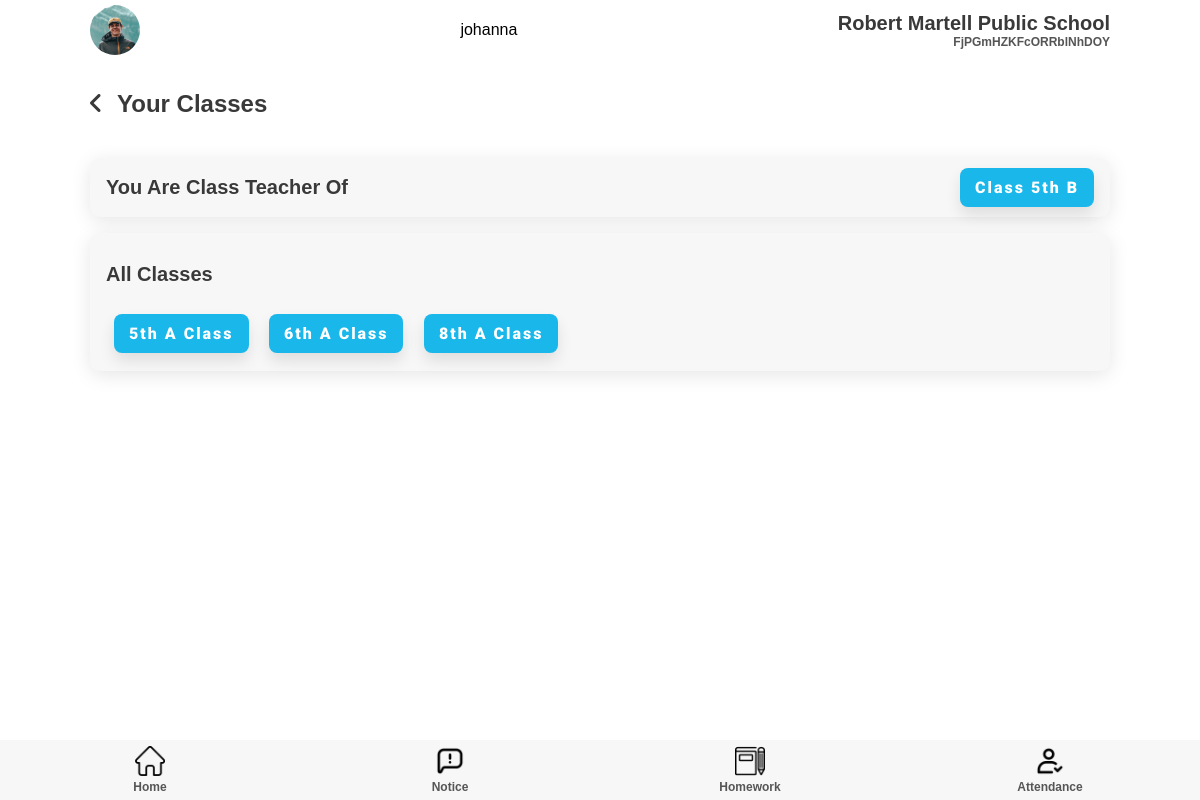
Screenshot of /teacher/yourClasses/ (signed in) with the database file from the repository.
### superadmin/models.py (models this page shows)
class school(models.Model):
    school = models.CharField(max_length=200, default='', blank=False, null=False)
    address = models.CharField(max_length=200)
    city = models.CharField(max_length=100)
    pin = models.IntegerField()
    state = models.CharField(max_length=50)
    country = models.CharField(max_length=50)
    regno = models.CharField(max_length=100)

### teacher/models.py (models this page shows)
class classSection(models.Model):
    Class = models.IntegerField()
    section = models.CharField(max_length=50)
    teacher = models.OneToOneField(teacher, on_delete=models.PROTECT)

class subject(models.Model):
    subject = models.CharField(max_length=50)
    Class = models.ForeignKey(classSection, on_delete=models.PROTECT)
    teacher = models.ForeignKey(teacher, on_delete=models.PROTECT)

### teacher/views.py (the view)
# urls.py: path('yourClasses/', views.YourClasses, name = 'yourClasses'),
def YourClasses(request):
    teacherobj = teacher.objects.get(user = request.user)
    school = teacherobj.school
    try:
        classTeacher = classSection.objects.get(teacher=request.user.id)
    except:
        classTeacher = None
    try:
        classes = subject.objects.filter(teacher=request.user.id)
    except:
        classes = None
    print(classTeacher)
    print(classes)
    return render(request, 'YourClasses.html', {'class': classTeacher, 'classes': classes, 'school': school})

### templates/teacher/YourClasses.html (shortened to what this page needs)
{% extends 'home.html' %}
{% load static %}
{% block extra-head %}
<link rel="stylesheet" href="{% static '/css/style.css' %}" />
<link rel="stylesheet" href="{% static '/css/YourClasses.css' %}" />
{% endblock extra-head %}
{% block content %}
{% if msg %} {{ msg }} {% else %}
<section id="main">
  <div class="class-heading">
    <span><i class="fas fa-angle-left"></i></span>
    <h1>Your Classes</h1>
  </div>
  {% if class is not None %}
  <section class="class-teacher">
    <div class="component-back">
      <h2>You are class teacher of</h2>
      <a href="{% url 'teacher:addStudent' class.id %}"
        ><button class="btn btn-md">Class {{ class.Class }}th {{ class.section }} </button></a
      >
    </div>
  </section>
  {% else %} You are not class teacher of any class. {% endif %}
  <section class="All-classes">
    <div class="component-back">
      <div class="all-class-heading"><h2>All classes</h2></div>
      <div class="all-class-buttons">
        {% for class in classes %}
        <a href="{% url 'teacher:classStudentList' class.Class.id %}"
          ><button class="btn btn-md class-btn">
            {{class.Class.Class}}th {% if class.id %}{{class.Class.section}}
            Class{% endif %}
          </button></a
        >
        {% endfor %}
      </div>
    </div>
  </section>
</section>
{% endif %} {% endblock content %}

### templates/teacher/home.html (shortened to what this page needs)
{% load static %}
<!DOCTYPE html>
<html lang="en">
  {% block head %}
  <head>
    <link
      rel="stylesheet"
      href="https://cdnjs.cloudflare.com/ajax/libs/font-awesome/6.0.0-beta2/css/all.min.css"
    />
    <link rel="stylesheet" href="{% static 'css/style.css' %}" />
    {% block extra-head %}{% endblock extra-head %}
  </head>
  {% endblock head %}
  <body>
    <section id="main">
      {% block nav %}
      <section id="nav">
        <nav class="top-navbar">
          <div class="profile-picture">
            <img src="{% static '/img/profile.jpg' %}" />
          </div>
          {{ user.username }}
          <div class="school-name">
            <h2>{{ school.school }}</h2>
            <h5 class="faded">{{ school.address }}</h5>
          </div>
        </nav>
      </section>
    {% endblock nav %}
{% block content %}{% endblock content %}
      {% block nav-bottom %}
      <section id="bottom-nav">
        <nav class="bottom-navbar">
          <div class="nav-links">
            <div class="nav-button">
              <a href="{% url 'teacher:teacherhome' %}">
                <img src="{% static '/img/home.png' %}" />
                <h5 class="faded">Home</h5>
              </a>
            </div>
            <div class="nav-button">
              <a href="{% url 'notice:teacherNotice' "all" %}">
                <img src="{% static '/img/notice.png' %}" />
                <h5 class="faded">Notice</h5>
              </a>
            </div>
            <div class="nav-button">
              <a href="{% url 'homework:homeworkTeacher' %}">
                <img src="{% static 'img/homework.png' %}" />
                <h5 class="faded">Homework</h5>
              </a>
            </div>
            <div class="nav-button">
              <a href="{% url 'attendance:attendance' %}">
                <img src="{% static '/img/check.png' %}" />
                <h5 class="faded">Attendance</h5>
              </a>
            </div>
          </div>
        </nav>
      </section>
      {% endblock nav-bottom %}
    </section>
  </body>
</html>

### static/css/style.css (style rules this page uses)
:root { --dark-green: #1ab7ea; --light-green: #9cdabd; --dark-red: #fb3f4a; --light-red: #fb878e; --light-red: #2196f3; --light-grey: #f7f7f8; --dark-grey: #e7e7e8; --dark: #393939; --faded: #555555; --center-width: 85%; }
* { box-sizing: border-box; margin: 0; padding: 0; }
body { font-family: "Arial", sans-serif; -webkit-font-smoothing: antialiased; }
a { text-decoration: none; }
* { margin: 0; padding: 0; }
#main { margin: auto; margin-bottom: 60px; width: 100%; background-color: #fff; }
#nav { margin-bottom: 30px; }
.top-navbar { margin: auto; display: flex; justify-content: space-between; align-items: center; align-content: center; height: 60px; width: var(--center-width); }
.profile-picture { height: 50px; width: 50px; }
.profile-picture img { height: 100%; width: 100%; border-radius: 50px; object-fit: cover; }
.school-name { display: flex; flex-direction: column; align-items: flex-end; }
.menu-list, .component-back { background-color: var(--light-grey); border-radius: 10px; display: flex; justify-content: space-between; align-items: center; margin: 1em 0; padding: 10px 16px; transition: all 0.5s ease 0s; box-shadow: 0px 4px 20px rgba(0, 0, 0, 0.1); }
.bottom-navbar { margin: auto; position: fixed; bottom: 0; background-color: var(--light-grey); height: 60px; width: 100%; }
.nav-links { margin: auto; width: var(--center-width); display: flex; justify-content: space-between; width: 100%; }
.nav-button { height: 60px; width: 25%; display: flex; flex-direction: column; justify-content: space-around; align-items: center; transition: all 0.3s ease-in-out 0.1s; }
.nav-button > a { width: 100%; text-align: center; }
.nav-button img { height: 30px; }
.btn { display: inline-block; background: var(--dark-green); color: #fff; padding: 10px 15px; min-width: 120px; font-size: 1rem; text-align: center; border: none; cursor: pointer; outline: none; box-shadow: 0px 8px 15px rgba(0, 0, 0, 0.1); transition: all 0.3s ease 0s; border-radius: 8px; letter-spacing: 2px; font-family: "Roboto", sans-serif; font-weight: 900; }
.btn-md { font-size: 1rem; }
h1 { color: var(--dark); text-transform: capitalize; font-size: 24px; font-weight: 600; }
h2 { color: var(--dark); text-transform: capitalize; font-size: 20px; font-weight: 600; }
h5 { color: var(--dark); font-size: 12px; font-weight: 600; }
.faded { color: var(--faded); }

### static/css/YourClasses.css (style rules this page uses)
.class-heading { width: 85%; margin: 0 auto 40px; display: flex; align-items: center; }
.class-heading h1 { margin-left: 15px; }
.class-heading span { font-size: 24px; color: #393939; }
.class-teacher, .All-classes { width: 85%; margin: 10px auto; }
.All-classes .component-back { display: block; }
.all-class-heading { margin: 20px 0; }
.all-class-buttons { align-items: center; }
.class-btn { margin: 0.5em; background: var(#393939); }

### rows the page displays
school: school "Robert Martell Public School", address "FjPGmHZKFcORRblNhDOY"
classSection: Class "5", section "B"
subject: Class.Class "5", Class.section "A"
subject: Class.Class "6", Class.section "A"
subject: Class.Class "8", Class.section "A"

### other values shown
{{ user.username }} "johanna"
